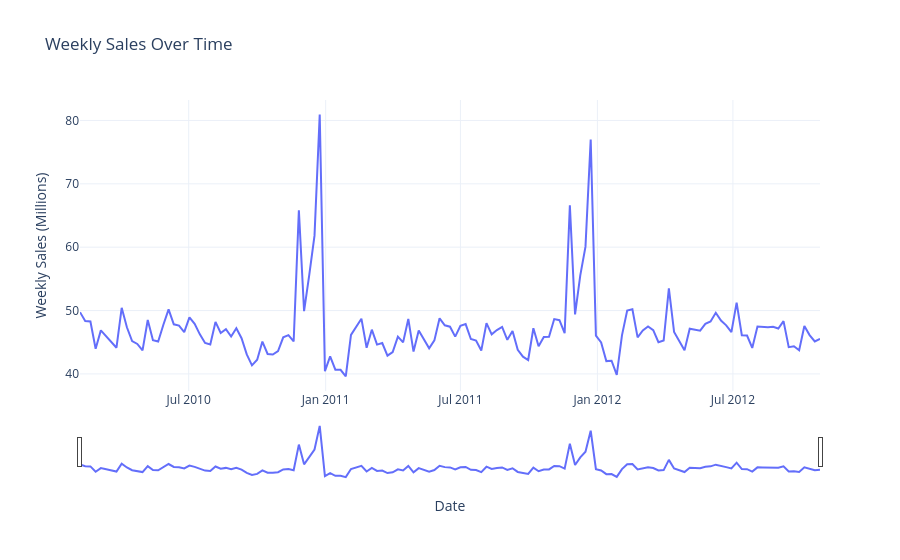

Write notebook code for a chart like this one.
### Code cell
sales = df.groupby('Date')['Weekly_Sales(mn)'].sum().reset_index().rename(columns={'Weekly_Sales(mn)': 'y', 'Date': 'ds'})

trace = go.Line(x=sales['ds'], y=sales['y'], name='Weekly Sales')

fig = go.Figure(data=trace)

fig.update_layout(
    title='Weekly Sales Over Time',
    xaxis_title='Date',
    yaxis_title='Weekly Sales (Millions)',
    xaxis=dict(rangeslider=dict(visible=True)),
    template='plotly_white'
)
fig.show()

### Figure 1 — Plotly figure (JSON) as saved in the notebook; plotly's stock layout.template omitted (floating-point values rounded to 4 significant figures; data arrays with more than 128 entries replaced by an {"elided": "..."} marker saying what was removed)
{"data": [{"name": "Weekly Sales", "type": "scatter", "x": {"elided": "143 str values"}, "y": {"elided": "143 float values"}}], "layout": {"title": {"text": "Weekly Sales Over Time"}, "xaxis": {"rangeslider": {"visible": true}, "title": {"text": "Date"}}, "yaxis": {"title": {"text": "Weekly Sales (Millions)"}}}}
